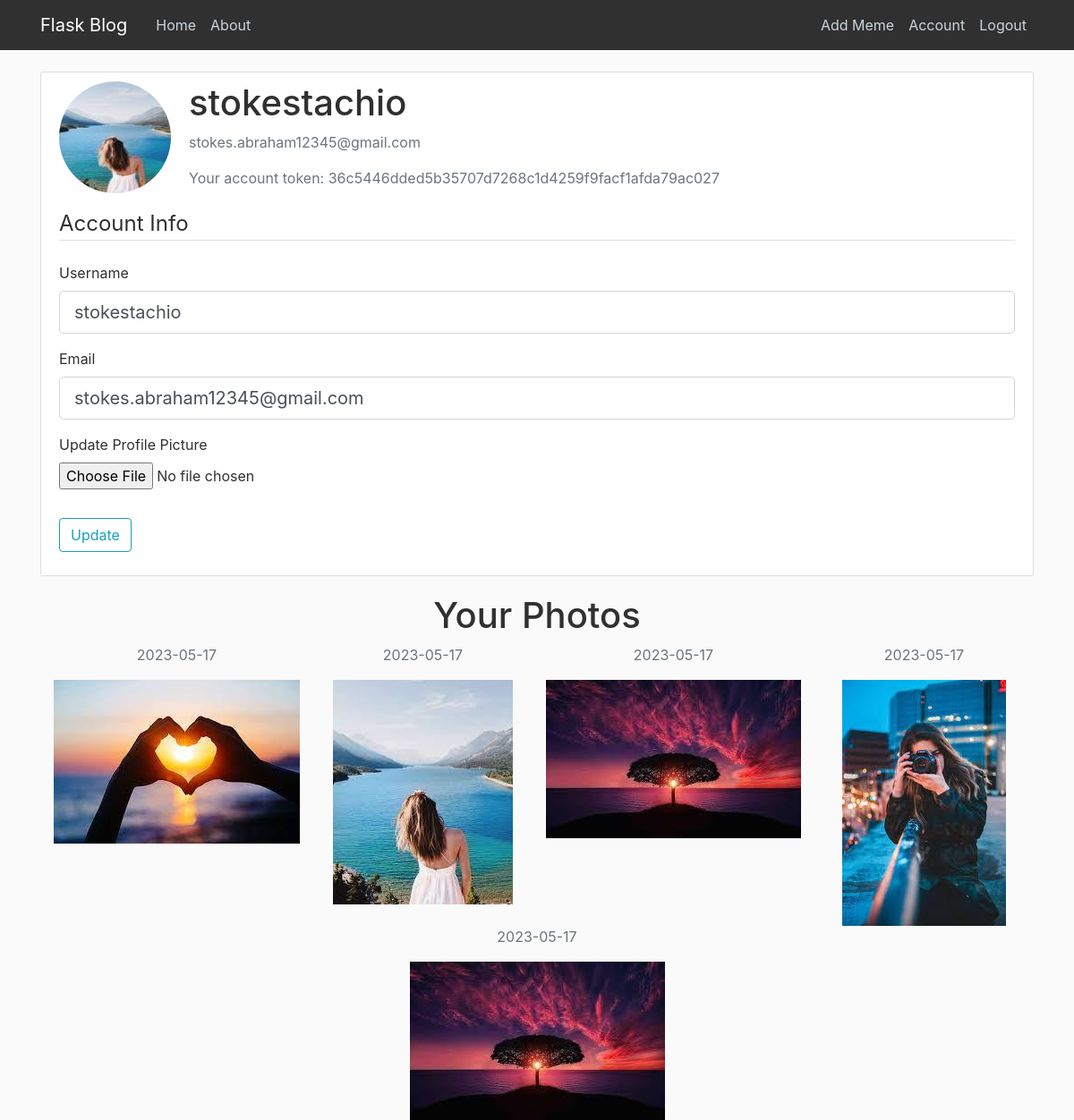
Page /account (signed in) on the committed database.
### models.py (models this page shows, shortened)
class User(db.Model, UserMixin):
    id = db.Column(db.Integer, primary_key = True)
    username = db.Column(db.String(100), nullable = False)
    email = db.Column(db.String(150), nullable = False)
    password = db.Column(db.String(150), nullable = False)
    token = db.Column(db.String(150), unique = True)
    date_created = db.Column(db.DateTime, nullable = False, default = datetime.utcnow)
    profile_photo = db.Column(db.String(30), nullable = False)
    memes = db.relationship('Meme', back_populates='owner', lazy='subquery')

class Meme(db.Model):
    id = db.Column(db.String, primary_key = True)
    content = db.Column(db.Text, nullable = False, default='')
    image_file = db.Column(db.String(100), nullable = False)
    date_posted = db.Column(db.DateTime, nullable = False, default=datetime.utcnow)
    user_token = db.Column(db.String, db.ForeignKey('user.token'),nullable = False)
    public = db.Column(db.Boolean, nullable = False, default = False)
    owner = db.relationship('User' , back_populates ='memes')

### meme_app/site/routes.py (the view)
@site.route('/account', methods = ["GET", 'POST'])
@login_required
def account():
    form = UpdateAccountForm()
    if form.validate_on_submit():
        if form.picture.data:
            picture_file = save_picture(form.picture.data, 'profile_pics')
            current_user.profile_photo = picture_file
        current_user.username = form.username.data
        current_user.email = form.email.data
        db.session.commit()
        flash('Your account has been updated!', 'success')
        return redirect(url_for('site.account'))
    elif request.method == 'GET':
        form.username.data = current_user.username
        form.email.data = current_user.email
    profile_photo = url_for('static', filename = 'profile_pics/' + current_user.profile_photo)
    return render_template('account.html', image_file = profile_photo, form = form)

### forms.py (shortened to what this page needs)
class UpdateAccountForm(FlaskForm):
    username = StringField('Username',
                        validators=[DataRequired(), Length(min=2, max=20)])
    email = StringField('Email',
                        validators=[DataRequired(), Email()])
    picture = FileField('Update Profile Picture', validators=[FileAllowed(['jpg', 'png', 'svg'])])
    submit = SubmitField('Update')

### models.py (called while the page is built)
@login_manager.user_loader
def load_user(user_id):
    return User.query.get(user_id)

### meme_app/site/site_templates/account.html (shortened to what this page needs)
{% extends "base.html" %}
{% block content %}
    <div class="content-section">
        <div class="media">
        <img class="rounded-circle account-img" src="{{ image_file }}">
        <div class="media-body">
            <h2 class="account-heading">{{ current_user.username }}</h2>
            <p class="text-secondary">{{ current_user.email }}</p>
            <p class="text-secondary">Your account token: {{ current_user.token }}</p>
        </div>
        </div>
            <form method="POST" action="" enctype = "multipart/form-data">
                <fieldset class="form-group">
                    <legend class="border-bottom mb-4">Account Info</legend>
                    <div class="form-group">
                        {{ form.username.label(class="form-control-label") }}
                        {% if form.username.errors %}
                            {{ form.username(class="form-control form-control-lg is-invalid") }}
                            <div class="invalid-feedback">
                                {% for error in form.username.errors %}
                                    <span>{{ error }}</span>
                                {% endfor %}
                            </div>
                        {% else %}
                            {{ form.username(class="form-control form-control-lg") }}
                        {% endif %}
                    </div>
                    <div class="form-group">
                        {{ form.email.label(class="form-control-label") }}
                        {% if form.email.errors %}
                            {{ form.email(class="form-control form-control-lg is-invalid") }}
                            <div class="invalid-feedback">
                                {% for error in form.email.errors %}
                                    <span>{{ error }}</span>
                                {% endfor %}
                            </div>
                        {% else %}
                            {{ form.email(class="form-control form-control-lg") }}
                        {% endif %}
                    </div>
                    <div class="form-group">
                        {{ form.picture.label() }}
                        {{ form.picture(class="form-control-file") }}
                </fieldset>
                <div class="form-group">
                    {{ form.submit(class="btn btn-outline-info") }}
                </div>
            </form>
        </div>
        <div class="container text-center">
            <h1>Your Photos</h1>
            <div class="row">
            {% for pic in current_user.memes %}
              <div class="col-sm">
                <p class="text-muted">{{ pic.date_posted.strftime('%Y-%m-%d') }}</p>
                <img src="{{url_for('static', filename = 'meme_photos/' + pic.image_file)}}" alt="This is a custom photo that was added">
              </div>
            {% endfor %}
            </div>
          </div>
{% endblock content %}

### meme_app/static/main.css (style rules this page uses)
body { background: #fafafa; color: #303030; margin-top: 5rem; }
h1, h2, h3, h4, h5, h6 { color: #303030; }
.content-section { background: #ffffff; padding: 10px 20px; border: 1px solid #dddddd; border-radius: 3px; margin-bottom: 20px; }
.account-img { height: 125px; width: 125px; margin-right: 20px; margin-bottom: 16px; }
.account-heading { font-size: 2.5rem; }

### rows in the picture
User: username "stokestachio", email "stokes.abraham12345@gmail.com", token "36c5446dded5b35707d7268c1d4259f9facf1afda79ac027"
Meme: date_posted "2023-05-17", image_file (picture)
Meme: date_posted "2023-05-17", image_file (picture)
Meme: date_posted "2023-05-17", image_file (picture)
Meme: date_posted "2023-05-17", image_file (picture)
Meme: date_posted "2023-05-17", image_file (picture)
